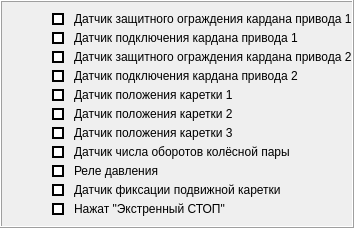
                  <widget class="QFrame" name="run_switch_frame">
                   <property name="frameShape">
                    <enum>QFrame::Box</enum>
                   </property>
                   <property name="frameShadow">
                    <enum>QFrame::Raised</enum>
                   </property>
                   <layout class="QGridLayout" name="gridLayout_18">
                    <property name="leftMargin">
                     <number>50</number>
                    </property>
                    <property name="topMargin">
                     <number>10</number>
                    </property>
                    <property name="rightMargin">
                     <number>0</number>
                    </property>
                    <property name="bottomMargin">
                     <number>10</number>
                    </property>
                    <property name="horizontalSpacing">
                     <number>10</number>
                    </property>
                    <property name="verticalSpacing">
                     <number>5</number>
                    </property>
                    <item row="0" column="0">
                     <widget class="QLabel" name="run_sensor_fence_cardan_gear_1">
                      <property name="minimumSize">
                       <size>
                        <width>12</width>
                        <height>12</height>
                       </size>
                      </property>
                      <property name="maximumSize">
                       <size>
                        <width>12</width>
                        <height>12</height>
                       </size>
                      </property>
                      <property name="styleSheet">
                       <string notr="true">background-color: rgb(255, 255, 255);
border-color: rgb(0, 0, 0);</string>
                      </property>
                      <property name="frameShape">
                       <enum>QFrame::WinPanel</enum>
                      </property>
                      <property name="text">
                       <string/>
                      </property>
                     </widget>
                    </item>
                    <item row="0" column="1">
                     <widget class="QLabel" name="label_86">
                      <property name="styleSheet">
                       <string notr="true">font: 10pt &quot;Arial&quot;;</string>
                      </property>
                      <property name="text">
                       <string>Датчик защитного ограждения кардана привода 1</string>
                      </property>
                     </widget>
                    </item>
                    <item row="1" column="0">
                     <widget class="QLabel" name="run_sensor_connect_cardan_gear_1">
                      <property name="minimumSize">
                       <size>
                        <width>12</width>
                        <height>12</height>
                       </size>
                      </property>
                      <property name="maximumSize">
                       <size>
                        <width>12</width>
                        <height>12</height>
                       </size>
                      </property>
                      <property name="styleSheet">
                       <string notr="true">background-color: rgb(255, 255, 255);
border-color: rgb(0, 0, 0);</string>
                      </property>
                      <property name="frameShape">
                       <enum>QFrame::WinPanel</enum>
                      </property>
                      <property name="text">
                       <string/>
                      </property>
                     </widget>
                    </item>
                    <item row="1" column="1">
                     <widget class="QLabel" name="label_87">
                      <property name="styleSheet">
                       <string notr="true">font: 10pt &quot;Arial&quot;;</string>
                      </property>
                      <property name="text">
                       <string>Датчик подключения кардана привода 1</string>
                      </property>
                     </widget>
                    </item>
                    <item row="2" column="0">
                     <widget class="QLabel" name="run_sensor_fence_cardan_gear_2">
                      <property name="minimumSize">
                       <size>
                        <width>12</width>
                        <height>12</height>
                       </size>
                      </property>
                      <property name="maximumSize">
                       <size>
                        <width>12</width>
                        <height>12</height>
                       </size>
                      </property>
                      <property name="styleSheet">
                       <string notr="true">background-color: rgb(255, 255, 255);
border-color: rgb(0, 0, 0);</string>
                      </property>
                      <property name="frameShape">
                       <enum>QFrame::WinPanel</enum>
                      </property>
                      <property name="text">
                       <string/>
                      </property>
                     </widget>
                    </item>
                    <item row="2" column="1">
                     <widget class="QLabel" name="label_88">
                      <property name="styleSheet">
                       <string notr="true">font: 10pt &quot;Arial&quot;;</string>
                      </property>
                      <property name="text">
                       <string>Датчик защитного ограждения кардана привода 2</string>
                      </property>
                     </widget>
                    </item>
                    <item row="3" column="0">
                     <widget class="QLabel" name="run_sensor_connect_cardan_gear_2">
                      <property name="minimumSize">
                       <size>
                        <width>12</width>
                        <height>12</height>
                       </size>
                      </property>
                      <property name="maximumSize">
                       <size>
                        <width>12</width>
                        <height>12</height>
                       </size>
                      </property>
                      <property name="styleSheet">
                       <string notr="true">background-color: rgb(255, 255, 255);
border-color: rgb(0, 0, 0);</string>
                      </property>
                      <property name="frameShape">
                       <enum>QFrame::WinPanel</enum>
                      </property>
                      <property name="text">
                       <string/>
                      </property>
                     </widget>
                    </item>
                    <item row="3" column="1">
                     <widget class="QLabel" name="label_89">
                      <property name="styleSheet">
                       <string notr="true">font: 10pt &quot;Arial&quot;;</string>
                      </property>
                      <property name="text">
                       <string>Датчик подключения кардана привода 2</string>
                      </property>
                     </widget>
                    </item>
                    <item row="4" column="0">
                     <widget class="QLabel" name="run_sensor_position_carriage_1">
                      <property name="minimumSize">
                       <size>
                        <width>12</width>
                        <height>12</height>
                       </size>
                      </property>
                      <property name="maximumSize">
                       <size>
                        <width>12</width>
                        <height>12</height>
                       </size>
                      </property>
                      <property name="styleSheet">
                       <string notr="true">background-color: rgb(255, 255, 255);
border-color: rgb(0, 0, 0);</string>
                      </property>
                      <property name="frameShape">
                       <enum>QFrame::WinPanel</enum>
                      </property>
                      <property name="text">
                       <string/>
                      </property>
                     </widget>
                    </item>
                    <item row="4" column="1">
                     <widget class="QLabel" name="label_90">
                      <property name="styleSheet">
                       <string notr="true">font: 10pt &quot;Arial&quot;;</string>
                      </property>
                      <property name="text">
                       <string>Датчик положения каретки 1</string>
                      </property>
                     </widget>
                    </item>
                    <item row="5" column="0">
                     <widget class="QLabel" name="run_sensor_position_carriage_2">
                      <property name="minimumSize">
                       <size>
                        <width>12</width>
                        <height>12</height>
                       </size>
                      </property>
                      <property name="maximumSize">
                       <size>
                        <width>12</width>
                        <height>12</height>
                       </size>
                      </property>
                      <property name="styleSheet">
                       <string notr="true">background-color: rgb(255, 255, 255);
border-color: rgb(0, 0, 0);</string>
                      </property>
                      <property name="frameShape">
                       <enum>QFrame::WinPanel</enum>
                      </property>
                      <property name="text">
                       <string/>
                      </property>
                     </widget>
                    </item>
                    <item row="5" column="1">
                     <widget class="QLabel" name="label_91">
                      <property name="styleSheet">
                       <string notr="true">font: 10pt &quot;Arial&quot;;</string>
                      </property>
                      <property name="text">
                       <string>Датчик положения каретки 2</string>
                      </property>
                     </widget>
                    </item>
                    <item row="6" column="0">
                     <widget class="QLabel" name="run_sensor_position_carriage_3">
                      <property name="minimumSize">
                       <size>
                        <width>12</width>
                        <height>12</height>
                       </size>
                      </property>
                      <property name="maximumSize">
                       <size>
                        <width>12</width>
                        <height>12</height>
                       </size>
                      </property>
                      <property name="styleSheet">
                       <string notr="true">background-color: rgb(255, 255, 255);
border-color: rgb(0, 0, 0);</string>
                      </property>
                      <property name="frameShape">
                       <enum>QFrame::WinPanel</enum>
                      </property>
                      <property name="text">
                       <string/>
                      </property>
                     </widget>
                    </item>
                    <item row="6" column="1">
                     <widget class="QLabel" name="label_92">
                      <property name="styleSheet">
                       <string notr="true">font: 10pt &quot;Arial&quot;;</string>
                      </property>
                      <property name="text">
                       <string>Датчик положения каретки 3</string>
                      </property>
                     </widget>
                    </item>
                    <item row="7" column="0">
                     <widget class="QLabel" name="run_sensor_count_turnover_wheels">
                      <property name="minimumSize">
                       <size>
                        <width>12</width>
                        <height>12</height>
                       </size>
                      </property>
                      <property name="maximumSize">
                       <size>
                        <width>12</width>
                        <height>12</height>
                       </size>
                      </property>
                      <property name="styleSheet">
                       <string notr="true">background-color: rgb(255, 255, 255);
border-color: rgb(0, 0, 0);</string>
                      </property>
                      <property name="frameShape">
                       <enum>QFrame::WinPanel</enum>
                      </property>
                      <property name="text">
                       <string/>
                      </property>
                     </widget>
                    </item>
                    <item row="7" column="1">
                     <widget class="QLabel" name="label_93">
                      <property name="styleSheet">
                       <string notr="true">font: 10pt &quot;Arial&quot;;</string>
                      </property>
                      <property name="text">
                       <string>Датчик числа оборотов колёсной пары</string>
                      </property>
                     </widget>
                    </item>
                    <item row="8" column="0">
                     <widget class="QLabel" name="run_relay_pressure">
                      <property name="minimumSize">
                       <size>
                        <width>12</width>
                        <height>12</height>
                       </size>
                      </property>
                      <property name="maximumSize">
                       <size>
                        <width>12</width>
                        <height>12</height>
                       </size>
                      </property>
                      <property name="styleSheet">
                       <string notr="true">background-color: rgb(255, 255, 255);
border-color: rgb(0, 0, 0);</string>
                      </property>
                      <property name="frameShape">
                       <enum>QFrame::WinPanel</enum>
                      </property>
                      <property name="text">
                       <string/>
                      </property>
                     </widget>
                    </item>
                    <item row="8" column="1">
                     <widget class="QLabel" name="label_94">
                      <property name="styleSheet">
                       <string notr="true">font: 10pt &quot;Arial&quot;;</string>
                      </property>
                      <property name="text">
                       <string>Реле давления</string>
                      </property>
                     </widget>
                    </item>
                    <item row="9" column="0">
                     <widget class="QLabel" name="run_sensor_fixation_mobile_carriage">
                      <property name="minimumSize">
                       <size>
                        <width>12</width>
                        <height>12</height>
                       </size>
                      </property>
                      <property name="maximumSize">
                       <size>
                        <width>12</width>
                        <height>12</height>
                       </size>
                      </property>
                      <property name="styleSheet">
                       <string notr="true">background-color: rgb(255, 255, 255);
border-color: rgb(0, 0, 0);</string>
                      </property>
                      <property name="frameShape">
                       <enum>QFrame::WinPanel</enum>
                      </property>
                      <property name="text">
                       <string/>
                      </property>
                     </widget>
                    </item>
                    <item row="9" column="1">
                     <widget class="QLabel" name="label_95">
                      <property name="styleSheet">
                       <string notr="true">font: 10pt &quot;Arial&quot;;</string>
                      </property>
                      <property name="text">
                       <string>Датчик фиксации подвижной каретки</string>
                      </property>
                     </widget>
                    </item>
                    <item row="10" column="0">
                     <widget class="QLabel" name="run_sensor_emerg_stop">
                      <property name="minimumSize">
                       <size>
                        <width>12</width>
                        <height>12</height>
                       </size>
                      </property>
                      <property name="maximumSize">
                       <size>
                        <width>12</width>
                        <height>12</height>
                       </size>
                      </property>
                      <property name="styleSheet">
                       <string notr="true">background-color: rgb(255, 255, 255);
border-color: rgb(0, 0, 0);</string>
                      </property>
                      <property name="frameShape">
                       <enum>QFrame::WinPanel</enum>
                      </property>
                      <property name="text">
                       <string/>
                      </property>
                     </widget>
                    </item>
                    <item row="10" column="1">
                     <widget class="QLabel" name="label_96">
                      <property name="styleSheet">
                       <string notr="true">font: 10pt &quot;Arial&quot;;</string>
                      </property>
                      <property name="text">
                       <string>Нажат &quot;Экстренный СТОП&quot;</string>
                      </property>
                     </widget>
                    </item>
                   </layout>
                  </widget>
